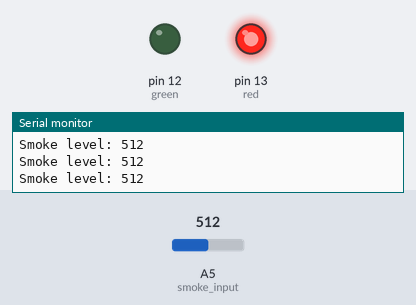
A sketch run on a simulated Arduino Uno, built with avr-gcc and run on an emulated ATmega328P. Shown: output pins drawn as LEDs (lit = HIGH), the last lines printed to the serial monitor. The test bench sets the inputs (shaded band); at power-on: A5 (smoke_input) = 512.

Above: at 1.2 s.
1.3 s: A5 (smoke_input) set to 311
2.8 s: A5 (smoke_input) set to 282
At 3.4 s:
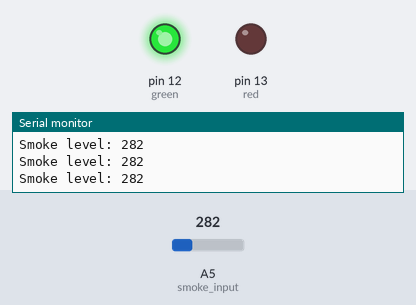
4.3 s: A5 (smoke_input) set to 306
At 4.9 s:
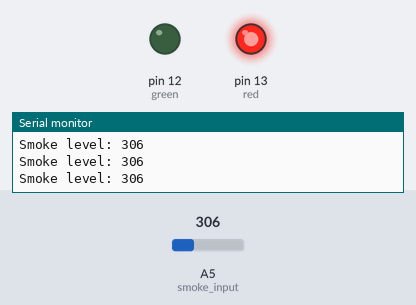
5.9 s: A5 (smoke_input) set to 290
At 6.6 s:
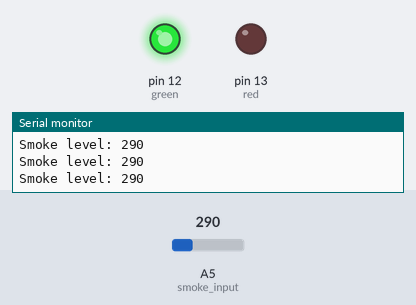
Timing chart, 0 to 8.5 s (numbered marks = the images above; inputs shaded):
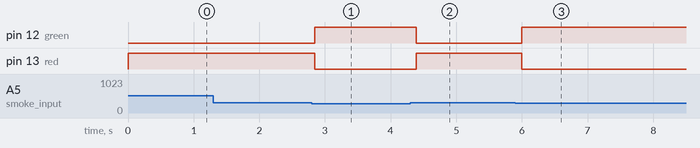

The sketch:

main_code.ino
```cpp
#include <SoftwareSerial.h>

//Declaring the pins
SoftwareSerial BTserial(10, 11); // RX | TX
int smoke_input = A5;
int red = 13;
int green = 12;
//int buzzer = 9;

//Setting the smoke threshold
int smoke_thres = 300;
int smoke_conc = 0;

//Setup for pins
void setup() {
  pinMode(smoke_input, INPUT);
  pinMode(red, OUTPUT);
  pinMode(green, OUTPUT);
  //pinMode(buzzer, OUTPUT);
  Serial.begin(9600);
  BTserial.begin(9600);
}

//Main function
void loop() {
  smoke_conc = analogRead(smoke_input);
  Serial.print("Smoke level: ");
  Serial.println(smoke_conc);
  if (smoke_conc >= smoke_thres) {
    //tone(buzzer, 1000);
    digitalWrite(green, LOW);
    digitalWrite(red, HIGH);
    BTserial.print("Smoke");
    BTserial.print(",");
    BTserial.print(smoke_conc);
    BTserial.print(",");
    BTserial.print("Red");
    BTserial.print(",");
    BTserial.print("Buzzing");
    BTserial.print(";");
  }
  else {
    //noTone(buzzer);
    digitalWrite(red, LOW);
    digitalWrite(green, HIGH);
    BTserial.print("No_Smoke");
    BTserial.print(",");
    BTserial.print(smoke_conc);
    BTserial.print(",");
    BTserial.print("Green");
    BTserial.print(",");
    BTserial.print("No_Buzz");
    BTserial.print(";");
  }
  delay(100);
}
```

Measured:
- the behaviour switches between 300 and 299 on A5 (smoke_input) (found by bisection; images 0 and 1)
- after the input at 2.8 s, pin 12 (green): LOW → HIGH after 0.05 s; pin 13 (red): HIGH → LOW after 0.05 s
- after the input at 4.3 s, pin 12 (green): HIGH → LOW after 0.09 s; pin 13 (red): LOW → HIGH after 0.09 s
- after the input at 5.9 s, pin 12 (green): LOW → HIGH after 0.10 s; pin 13 (red): HIGH → LOW after 0.10 s
